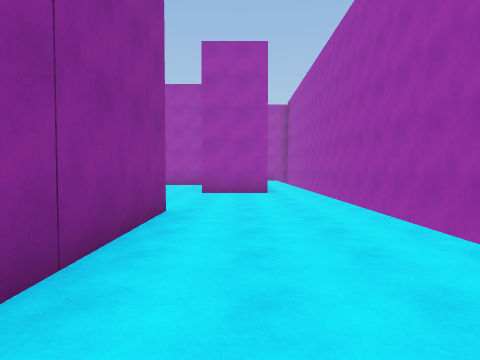
view 1 (above)

19 first-person views from a walk through a 3-D level made in the Unity game engine. The camera is 1.5 m above the floor, tilts 2° down and sees 75° across. The floor is counted in squares, 2 m on a side. Each view is taken from the middle of a square. On the plan, view 1 faces up. The plan holds only what a view shows up to about 10 squares ahead; the rest is blank. The place goes on beyond the plan. The player character is not drawn.

view 2
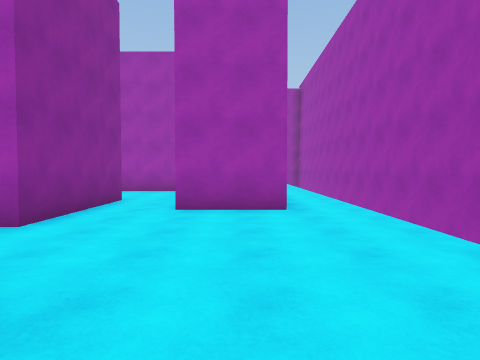

view 3
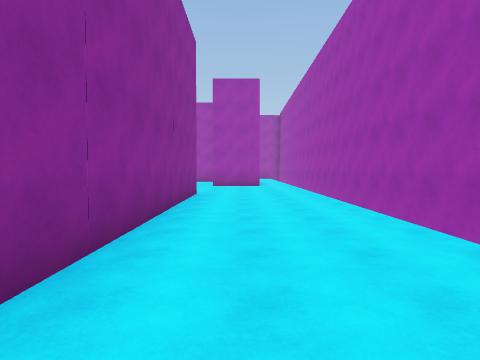

view 4
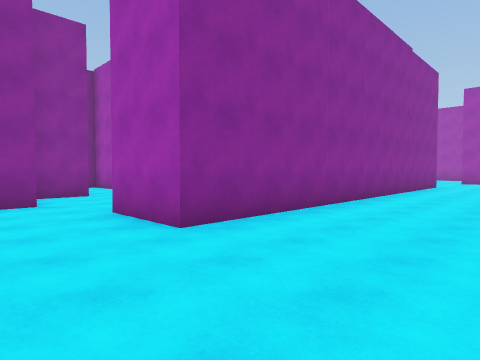

view 5
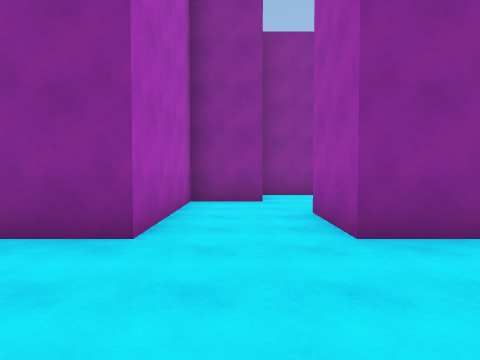

view 6
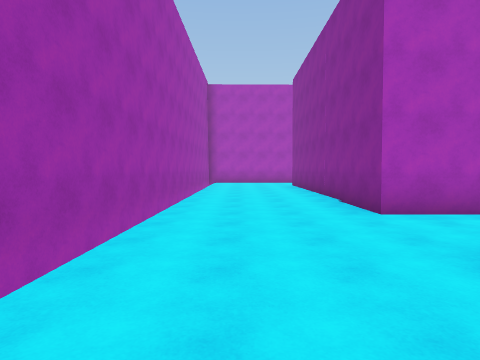

view 7
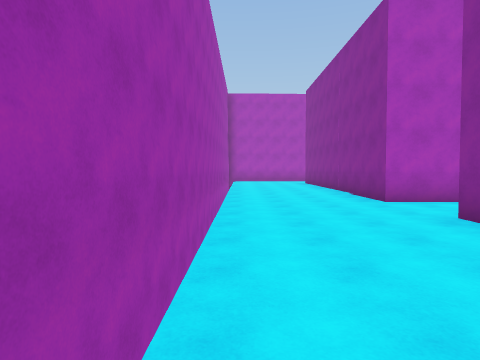

view 8
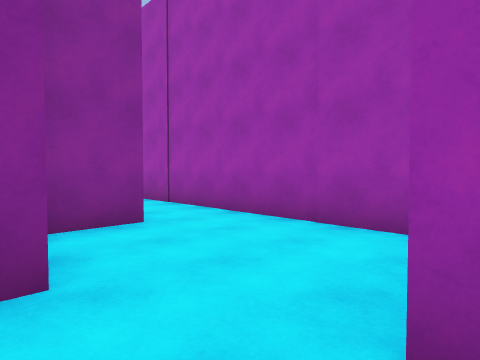

view 9
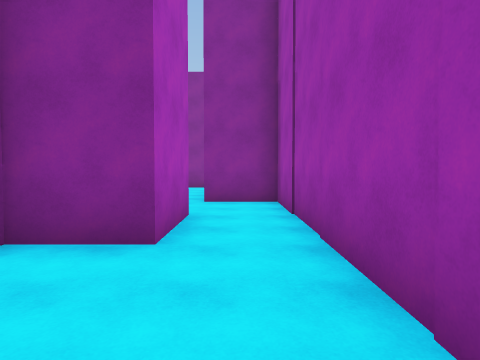

view 10
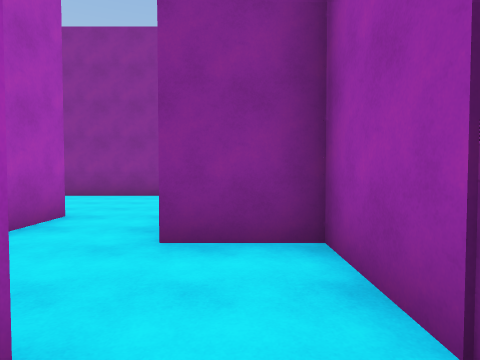

view 11
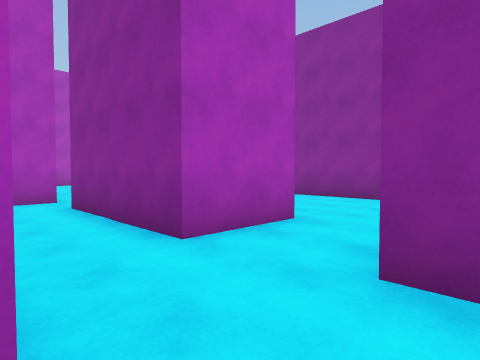

view 12
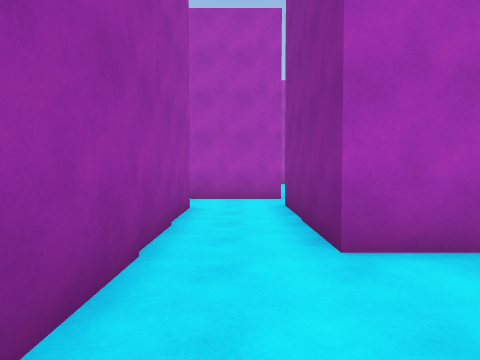

view 13
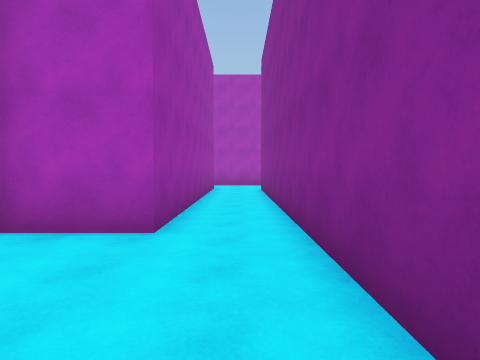

view 14
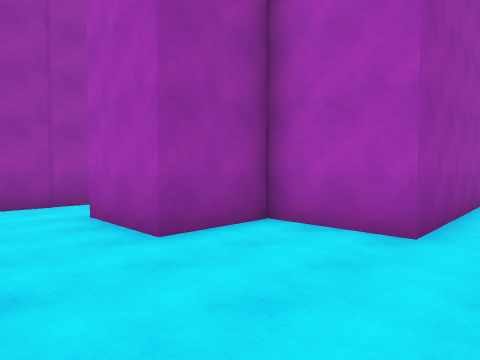

view 15
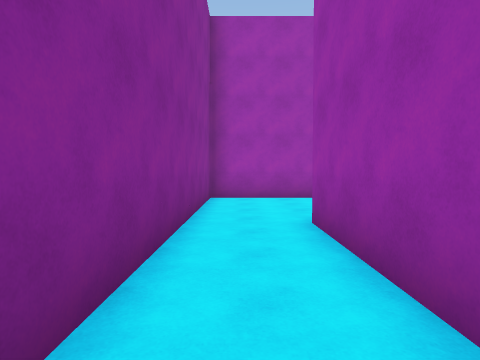

view 16
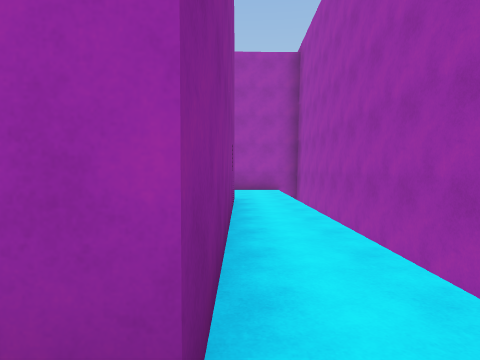

view 17
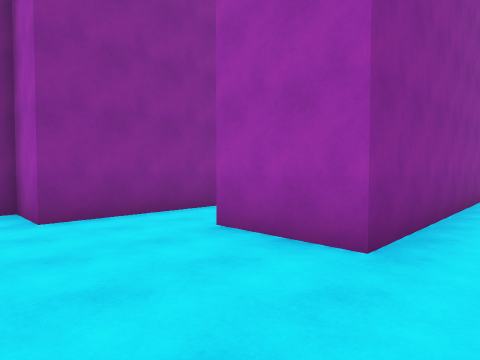

view 18
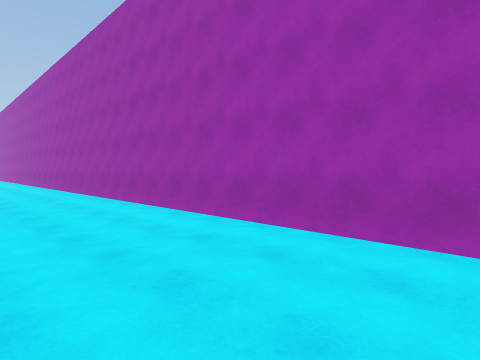

view 19
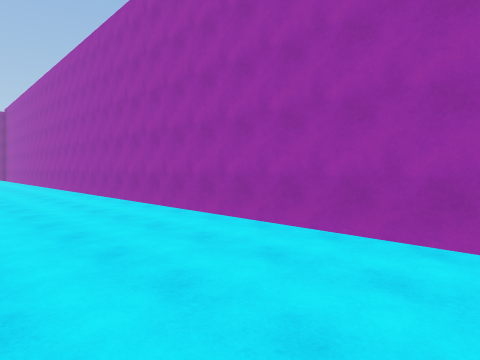

### Floor plan
Points are (right, up) in squares from view 1. A wall is a line through its corners. A room is listed if a view was taken in it or the views show most of it. See-through windows are left out.
Room 1 (views 1, 2, 3, 4, 5, 6, 7, 8, 9, 10, 11, 16, 17, 18, 19)
walls: (-4.1, -4.1) (-9.5, -4.1); (-1.3, 5.6) (-1.3, -6.7) (-3.4, -6.7); (-5.2, -7.4) (-5.2, -9.1) (-1.3, -9.1) (-1.3, -14); (-9.1, -5.8) (-7.1, -5.8) (-7.1, -7.4); (-2.9, 11.6) (-2.9, 8); (2.7, -14) (3, 16.5); (0.9, 15.6) (0.9, 9.7) (-1.2, 9.7)
ways out: opening at (-9, -5) to room 2; opening at (-3, 6.5); opening at (-2, 10.5)
Room 2 (views 12, 13, 14, 15)
walls: (-14, -5.8) (-16.8, -5.8) (-16.8, -14.4); (-9.1, -7.5) (-9.1, -5.8); (-9.5, -4.1) (-11.2, -4.1) (-11.2, -5.9); (-15, -14.4) (-15, -9.7) (-13, -9.7) (-13, -7.8) (-10.9, -7.8)
ways out: opening at (-9, -5) to room 1; opening at (-10, -8) to room 3
Room 3 (no view inside)
walls: (-9.1, -11) (-9.1, -7.5); (-10.9, -7.8) (-10.9, -11.5); (-11.1, -12.8) (-8.8, -12.8)
ways out: opening at (-10, -8) to room 2; opening at (-11, -12); opening at (-9, -12)

Positions as (right, up) in squares from view 1, and headings:
1: (0, 0), facing up
2: (0, 4), facing up
3: (0, -4), facing up
4: (2, -9), facing up-left
5: (2, -8), facing left
6: (1, -4), facing down
7: (2, -2), facing down
8: (-3, -8), facing up-left
9: (-4, -5), facing left
10: (-8, -5), facing left
11: (-9, -5), facing down-left
12: (-10, -5), facing down
13: (-16, -6), facing down
14: (-16, -6), facing down-right
15: (-16, -14), facing up
16: (1, 9), facing up
17: (2, 7), facing up-left
18: (-1, -14), facing up-right
19: (-1, -8), facing up-right
